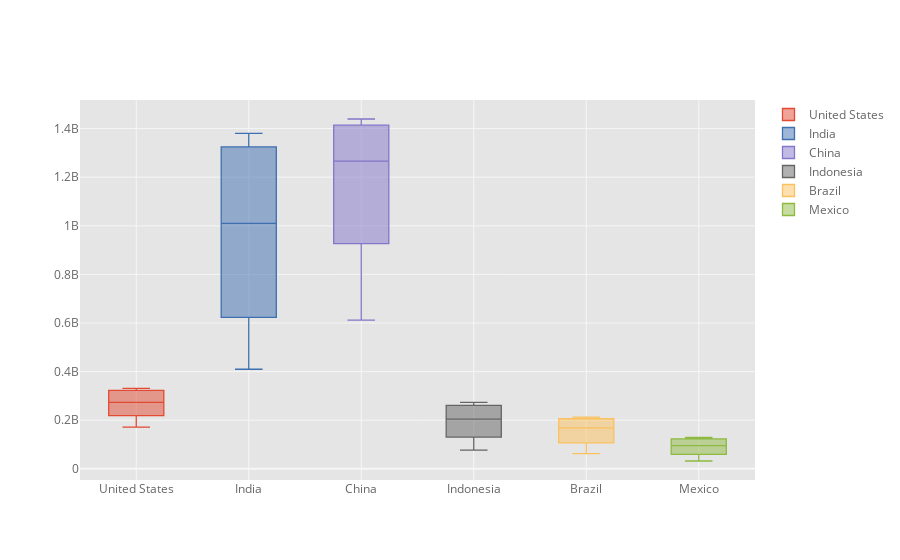

The code cell stored with this chart in its notebook:
### Code cell
df_poblacion.iplot(kind='box')
df_poblacion

### Figure 1 — Plotly figure (JSON) as saved in the notebook; plotly's stock layout.template omitted (floating-point values rounded to 4 significant figures)
{"data": [{"boxpoints": false, "line": {"width": 1.3}, "marker": {"color": "rgba(226, 74, 51, 1.0)"}, "name": "United States", "orientation": "v", "type": "box", "y": [171685336, 186720571, 199733676, 209513341, 219081251, 229476354, 240499825, 252120309, 265163745, 281710909, 294993511, 309011475, 320878310, 323015995, 325084756, 327096265, 329064917, 331002651]}, {"boxpoints": false, "line": {"width": 1.3}, "marker": {"color": "rgba(62, 111, 176, 1.0)"}, "name": "India", "orientation": "v", "type": "box", "y": [409880595, 450547679, 499123324, 555189792, 623102897, 698952844, 784360008, 873277798, 963922588, 1056575549, 1147609927, 1234281170, 1310152403, 1324517249, 1338676785, 1352642280, 1366417754, 1380004385]}, {"boxpoints": false, "line": {"width": 1.3}, "marker": {"color": "rgba(132, 118, 202, 1.0)"}, "name": "China", "orientation": "v", "type": "box", "y": [612241554, 660408056, 724218968, 827601394, 926240885, 1000089235, 1075589361, 1176883674, 1240920535, 1290550765, 1330776380, 1368810615, 1406847870, 1414049351, 1421021791, 1427647786, 1433783686, 1439323776]}, {"boxpoints": false, "line": {"width": 1.3}, "marker": {"color": "rgba(101, 101, 101, 1.0)"}, "name": "Indonesia", "orientation": "v", "type": "box", "y": [77273425, 87751068, 100267062, 114793178, 130680727, 147447836, 164982451, 181413402, 196934260, 211513823, 226289470, 241834215, 258383256, 261556381, 264650963, 267670543, 270625568, 273523615]}, {"boxpoints": false, "line": {"width": 1.3}, "marker": {"color": "rgba(251, 193, 94, 1.0)"}, "name": "Brazil", "orientation": "v", "type": "box", "y": [62533919, 72179226, 83373530, 95113265, 107216205, 120694009, 135274080, 149003223, 162019896, 174790340, 186127103, 195713635, 204471769, 206163053, 207833823, 209469323, 211049527, 212559417]}, {"boxpoints": false, "line": {"width": 1.3}, "marker": {"color": "rgba(142, 186, 66, 1.0)"}, "name": "Mexico", "orientation": "v", "type": "box", "y": [32350596, 37771859, 44123853, 51493565, 59607953, 67761372, 75983485, 83943132, 91663285, 98899845, 106005203, 114092963, 121858258, 123333376, 124777324, 126190788, 127575529, 128932753]}], "layout": {"legend": {"bgcolor": "#FFFFFF", "font": {"color": "#666666"}}, "paper_bgcolor": "#FFFFFF", "plot_bgcolor": "#E5E5E5", "title": {"font": {"color": "#151516"}}, "xaxis": {"gridcolor": "#F6F6F6", "showgrid": true, "tickfont": {"color": "#666666"}, "title": {"font": {"color": "#666666"}, "text": ""}, "zerolinecolor": "#F6F6F6"}, "yaxis": {"gridcolor": "#F6F6F6", "showgrid": true, "tickfont": {"color": "#666666"}, "title": {"font": {"color": "#666666"}, "text": ""}, "zerolinecolor": "#F6F6F6"}}}
